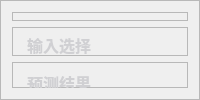
           <widget class="QFrame" name="frame_left">
            <property name="sizePolicy">
             <sizepolicy hsizetype="Expanding" vsizetype="Preferred">
              <horstretch>4</horstretch>
              <verstretch>0</verstretch>
             </sizepolicy>
            </property>
            <property name="maximumSize">
             <size>
              <width>350</width>
              <height>16777215</height>
             </size>
            </property>
            <property name="styleSheet">
             <string notr="true">#frame_left{
	background-image: url(:/images/icons/black.png);
}</string>
            </property>
            <property name="frameShape">
             <enum>QFrame::StyledPanel</enum>
            </property>
            <property name="frameShadow">
             <enum>QFrame::Raised</enum>
            </property>
            <layout class="QVBoxLayout" name="verticalLayout_6">
             <item>
              <widget class="QFrame" name="fra_lup">
               <property name="sizePolicy">
                <sizepolicy hsizetype="Preferred" vsizetype="Expanding">
                 <horstretch>0</horstretch>
                 <verstretch>2</verstretch>
                </sizepolicy>
               </property>
               <property name="frameShape">
                <enum>QFrame::StyledPanel</enum>
               </property>
               <property name="frameShadow">
                <enum>QFrame::Raised</enum>
               </property>
               <widget class="QLabel" name="choose">
                <property name="geometry">
                 <rect>
                  <x>15</x>
                  <y>55</y>
                  <width>101</width>
                  <height>41</height>
                 </rect>
                </property>
                <property name="font">
                 <font>
                  <pointsize>12</pointsize>
                  <weight>75</weight>
                  <bold>true</bold>
                 </font>
                </property>
                <property name="styleSheet">
                 <string notr="true">QLabel{
	background: rgb(0, 0, 0, 0);
	color: rgb(208, 208, 211);
}</string>
                </property>
                <property name="text">
                 <string>模型选择</string>
                </property>
               </widget>
               <widget class="QComboBox" name="comboBox">
                <property name="geometry">
                 <rect>
                  <x>130</x>
                  <y>60</y>
                  <width>151</width>
                  <height>31</height>
                 </rect>
                </property>
                <property name="font">
                 <font>
                  <family>Tahoma</family>
                  <pointsize>10</pointsize>
                  <weight>75</weight>
                  <italic>false</italic>
                  <bold>true</bold>
                 </font>
                </property>
                <property name="styleSheet">
                 <string notr="true">QComboBox{
	border-radius:8px;
	background:rgba(239, 239, 239, 175);
	padding-left:15px;
	color: rgb(129, 86, 120);
}</string>
                </property>
                <item>
                 <property name="text">
                  <string>best.pt</string>
                 </property>
                </item>
                <item>
                 <property name="text">
                  <string>model.pt</string>
                 </property>
                </item>
               </widget>
               <widget class="QLabel" name="setting">
                <property name="geometry">
                 <rect>
                  <x>50</x>
                  <y>10</y>
                  <width>101</width>
                  <height>31</height>
                 </rect>
                </property>
                <property name="font">
                 <font>
                  <pointsize>13</pointsize>
                  <weight>75</weight>
                  <bold>true</bold>
                 </font>
                </property>
                <property name="styleSheet">
                 <string notr="true">QLabel{
	background: rgb(0, 0, 0, 0);
	color: rgb(208, 208, 211);
}</string>
                </property>
                <property name="text">
                 <string> Setting</string>
                </property>
               </widget>
               <widget class="QPushButton" name="shezhi">
                <property name="geometry">
                 <rect>
                  <x>18</x>
                  <y>10</y>
                  <width>31</width>
                  <height>31</height>
                 </rect>
                </property>
                <property name="styleSheet">
                 <string notr="true">QPushButton{
	
	border-image: url(:/images/icons/setting.png);
}</string>
                </property>
                <property name="text">
                 <string/>
                </property>
               </widget>
              </widget>
             </item>
             <item>
              <widget class="QFrame" name="fra_lmiddle">
               <property name="sizePolicy">
                <sizepolicy hsizetype="Preferred" vsizetype="Expanding">
                 <horstretch>0</horstretch>
                 <verstretch>7</verstretch>
                </sizepolicy>
               </property>
               <property name="frameShape">
                <enum>QFrame::StyledPanel</enum>
               </property>
               <property name="frameShadow">
                <enum>QFrame::Raised</enum>
               </property>
               <widget class="QLabel" name="input">
                <property name="geometry">
                 <rect>
                  <x>15</x>
                  <y>-3</y>
                  <width>101</width>
                  <height>41</height>
                 </rect>
                </property>
                <property name="font">
                 <font>
                  <pointsize>12</pointsize>
                  <weight>75</weight>
                  <bold>true</bold>
                 </font>
                </property>
                <property name="styleSheet">
                 <string notr="true">QLabel{
	background: rgb(0, 0, 0, 0);
	color: rgb(208, 208, 211);
}</string>
                </property>
                <property name="text">
                 <string>输入选择</string>
                </property>
               </widget>
               <widget class="QPushButton" name="pic">
                <property name="geometry">
                 <rect>
                  <x>25</x>
                  <y>40</y>
                  <width>40</width>
                  <height>40</height>
                 </rect>
                </property>
                <property name="styleSheet">
                 <string notr="true">QPushButton{
	border-image: url(:/images/icons/picture.png);
}</string>
                </property>
                <property name="text">
                 <string/>
                </property>
               </widget>
               <widget class="QPushButton" name="video">
                <property name="geometry">
                 <rect>
                  <x>25</x>
                  <y>95</y>
                  <width>40</width>
                  <height>40</height>
                 </rect>
                </property>
                <property name="styleSheet">
                 <string notr="true">QPushButton{
	border-image: url(:/images/icons/video.png);
}
</string>
                </property>
                <property name="text">
                 <string/>
                </property>
               </widget>
               <widget class="QPushButton" name="camera">
                <property name="geometry">
                 <rect>
                  <x>25</x>
                  <y>150</y>
                  <width>40</width>
                  <height>40</height>
                 </rect>
                </property>
                <property name="styleSheet">
                 <string notr="true">QPushButton{
	
	border-image: url(:/images/icons/camera.png);
}</string>
                </property>
                <property name="text">
                 <string/>
                </property>
               </widget>
               <widget class="QPushButton" name="Button_pic">
                <property name="geometry">
                 <rect>
                  <x>90</x>
                  <y>40</y>
                  <width>171</width>
                  <height>41</height>
                 </rect>
                </property>
                <property name="font">
                 <font>
                  <family>Adobe 宋体 Std L</family>
                  <pointsize>11</pointsize>
                  <weight>75</weight>
                  <bold>true</bold>
                 </font>
                </property>
                <property name="styleSheet">
                 <string notr="true">QPushButton{
	background:qlineargradient(spread:pad, x1:0, y1:0, x2:1, y2:0, stop:0 rgba(55, 90, 164, 165), stop:1 rgba(221, 117, 161, 165));
	border-radius:7px;
	color: rgb(208, 208, 211);
}
QPushButton:pressed{
	padding-left:5px;
	padding-top:5px;
}</string>
                </property>
                <property name="text">
                 <string>图 像 检 测</string>
                </property>
                <property name="iconSize">
                 <size>
                  <width>22</width>
                  <height>22</height>
                 </size>
                </property>
               </widget>
               <widget class="QPushButton" name="Button_camera">
                <property name="geometry">
                 <rect>
                  <x>90</x>
                  <y>150</y>
                  <width>171</width>
                  <height>41</height>
                 </rect>
                </property>
                <property name="font">
                 <font>
                  <family>Adobe 宋体 Std L</family>
                  <pointsize>11</pointsize>
                  <weight>75</weight>
                  <bold>true</bold>
                 </font>
                </property>
                <property name="styleSheet">
                 <string notr="true">QPushButton{
	background:qlineargradient(spread:pad, x1:0, y1:0, x2:1, y2:0, stop:0 rgba(55, 90, 164, 165), stop:1 rgba(221, 117, 161, 165));
	border-radius:7px;
	color: rgb(208, 208, 211);
}
QPushButton:pressed{
	padding-left:5px;
	padding-top:5px;
}</string>
                </property>
                <property name="text">
                 <string>摄 像 头 检 测</string>
                </property>
                <property name="iconSize">
                 <size>
                  <width>22</width>
                  <height>22</height>
                 </size>
                </property>
                <property name="autoRepeatInterval">
                 <number>100</number>
                </property>
               </widget>
               <widget class="QPushButton" name="Button_video">
                <property name="geometry">
                 <rect>
                  <x>90</x>
                  <y>95</y>
                  <width>171</width>
                  <height>41</height>
                 </rect>
                </property>
                <property name="font">
                 <font>
                  <family>Adobe 宋体 Std L</family>
                  <pointsize>11</pointsize>
                  <weight>75</weight>
                  <bold>true</bold>
                 </font>
                </property>
                <property name="styleSheet">
                 <string notr="true">QPushButton{
	background:qlineargradient(spread:pad, x1:0, y1:0, x2:1, y2:0, stop:0 rgba(55, 90, 164, 165), stop:1 rgba(221, 117, 161, 165));
	border-radius:7px;
	color: rgb(208, 208, 211);
}
QPushButton:pressed{
	padding-left:5px;
	padding-top:5px;
}</string>
                </property>
                <property name="text">
                 <string>视 频 检测</string>
                </property>
                <property name="iconSize">
                 <size>
                  <width>22</width>
                  <height>22</height>
                 </size>
                </property>
               </widget>
               <widget class="QLabel" name="input_2">
                <property name="geometry">
                 <rect>
                  <x>15</x>
                  <y>195</y>
                  <width>51</width>
                  <height>41</height>
                 </rect>
                </property>
                <property name="font">
                 <font>
                  <pointsize>12</pointsize>
                  <weight>75</weight>
                  <bold>true</bold>
                 </font>
                </property>
                <property name="styleSheet">
                 <string notr="true">QLabel{
	background: rgb(0, 0, 0, 0);
	color: rgb(208, 208, 211);
}</string>
                </property>
                <property name="text">
                 <string>Conf</string>
                </property>
               </widget>
               <widget class="QDoubleSpinBox" name="ConfSpinBox">
                <property name="geometry">
                 <rect>
                  <x>15</x>
                  <y>235</y>
                  <width>51</width>
                  <height>31</height>
                 </rect>
                </property>
                <property name="styleSheet">
                 <string notr="true">QDoubleSpinBox{
	border-radius: 5px;
}
QDoubleSpinBox::up-button {
	image: url(:/images/icons/arrow-up.png);
    border-radius: 50px;
}
QDoubleSpinBox::down-button {
	image: url(:/images/icons/arrow-down.png);
    border-radius: 50px;
}</string>
                </property>
               </widget>
               <widget class="QSlider" name="ConfSlider">
                <property name="geometry">
                 <rect>
                  <x>100</x>
                  <y>240</y>
                  <width>181</width>
                  <height>22</height>
                 </rect>
                </property>
                <property name="styleSheet">
                 <string notr="true">/*horizontal ：水平QSlider*/
QSlider::groove:horizontal {
    border: 0px solid #bbb;
}

/*1.滑动过的槽设计参数*/
QSlider::sub-page:horizontal {
     /*槽颜色*/
    background: #f0a732;
     /*外环区域倒圆角度*/
    border-radius: 2px;
     /*上遮住区域高度*/
    margin-top:8px;
     /*下遮住区域高度*/
    margin-bottom:8px;
}

/*2.未滑动过的槽设计参数*/
QSlider::add-page:horizontal {
    /*槽颜色*/
    background: rgb(105,105, 105);
   
    border: 1px solid #777;
    /*外环区域倒圆角度*/
    border-radius: 2px;
     /*上遮住区域高度*/
    margin-top:8px;
     /*下遮住区域高度*/
    margin-bottom:8px;
}

/*3.平时滑动的滑块设计参数*/
QSlider::handle:horizontal {
    /*滑块颜色*/
    background:qlineargradient(spread:pad, x1:0, y1:0, x2:1, y2:0, stop:0 rgba(55, 90, 164, 225), stop:1 rgba(221, 117, 161, 225));
    /*滑块的宽度*/
    width:12px;

    /*滑块外环为1px，再加颜色*/
    border: 1px solid rgb(193,204,208);

     /*滑块外环倒圆角度*/
    border-radius: 15px;
     /*上遮住区域高度*/
    margin-top:2px;
     /*下遮住区域高度*/
    margin-bottom:2px;
}

/*4.手动拉动时显示的滑块设计参数*/
QSlider::handle:horizontal:hover {
    /*滑块颜色*/
    background: #484848;
    /*滑块的宽度*/
    width: 12px;
    
    border: 1px solid #484848;
     /*滑块外环倒圆角度*/
    border-radius: 15px;
     /*上遮住区域高度*/
    margin-top:2px;
     /*下遮住区域高度*/
    margin-bottom:2px;
}

</string>
                </property>
                <property name="orientation">
                 <enum>Qt::Horizontal</enum>
                </property>
               </widget>
               <widget class="QLabel" name="input_3">
                <property name="geometry">
                 <rect>
                  <x>15</x>
                  <y>270</y>
                  <width>51</width>
                  <height>41</height>
                 </rect>
                </property>
                <property name="font">
                 <font>
                  <pointsize>12</pointsize>
                  <weight>75</weight>
                  <bold>true</bold>
                 </font>
                </property>
                <property name="styleSheet">
                 <string notr="true">QLabel{
	background: rgb(0, 0, 0, 0);
	color: rgb(208, 208, 211);
}</string>
                </property>
                <property name="text">
                 <string>Iou</string>
                </property>
               </widget>
               <widget class="QDoubleSpinBox" name="IouSpinBox">
                <property name="geometry">
                 <rect>
                  <x>15</x>
                  <y>310</y>
                  <width>51</width>
                  <height>31</height>
                 </rect>
                </property>
                <property name="styleSheet">
                 <string notr="true">QDoubleSpinBox{
	border-radius: 5px;
}
QDoubleSpinBox::up-button {
	image: url(:/images/icons/arrow-up.png);
    border-radius: 50px;
}
QDoubleSpinBox::down-button {
	image: url(:/images/icons/arrow-down.png);
    border-radius: 50px;
}</string>
                </property>
               </widget>
               <widget class="QSlider" name="IouSlider">
                <property name="geometry">
                 <rect>
                  <x>100</x>
                  <y>315</y>
                  <width>181</width>
                  <height>22</height>
                 </rect>
                </property>
                <property name="styleSheet">
                 <string notr="true">/*horizontal ：水平QSlider*/
QSlider::groove:horizontal {
    border: 0px solid #bbb;
}

/*1.滑动过的槽设计参数*/
QSlider::sub-page:horizontal {
     /*槽颜色*/
    background: #f0a732;
     /*外环区域倒圆角度*/
    border-radius: 2px;
     /*上遮住区域高度*/
    margin-top:8px;
     /*下遮住区域高度*/
    margin-bottom:8px;
}

/*2.未滑动过的槽设计参数*/
QSlider::add-page:horizontal {
    /*槽颜色*/
    background: rgb(105,105, 105);
   
    border: 1px solid #777;
    /*外环区域倒圆角度*/
    border-radius: 2px;
     /*上遮住区域高度*/
    margin-top:8px;
     /*下遮住区域高度*/
    margin-bottom:8px;
}

/*3.平时滑动的滑块设计参数*/
QSlider::handle:horizontal {
    /*滑块颜色*/
    background:qlineargradient(spread:pad, x1:0, y1:0, x2:1, y2:0, stop:0 rgba(55, 90, 164, 225), stop:1 rgba(221, 117, 161, 225));
    /*滑块的宽度*/
    width:12px;

    /*滑块外环为1px，再加颜色*/
    border: 1px solid rgb(193,204,208);

     /*滑块外环倒圆角度*/
    border-radius: 15px;
     /*上遮住区域高度*/
    margin-top:2px;
     /*下遮住区域高度*/
    margin-bottom:2px;
}

/*4.手动拉动时显示的滑块设计参数*/
QSlider::handle:horizontal:hover {
    /*滑块颜色*/
    background: #484848;
    /*滑块的宽度*/
    width: 12px;
    
    border: 1px solid #484848;
     /*滑块外环倒圆角度*/
    border-radius: 15px;
     /*上遮住区域高度*/
    margin-top:2px;
     /*下遮住区域高度*/
    margin-bottom:2px;
}

</string>
                </property>
                <property name="orientation">
                 <enum>Qt::Horizontal</enum>
                </property>
               </widget>
              </widget>
             </item>
             <item>
              <widget class="QFrame" name="fra_ldown">
               <property name="sizePolicy">
                <sizepolicy hsizetype="Preferred" vsizetype="Expanding">
                 <horstretch>0</horstretch>
                 <verstretch>6</verstretch>
                </sizepolicy>
               </property>
               <property name="frameShape">
                <enum>QFrame::StyledPanel</enum>
               </property>
               <property name="frameShadow">
                <enum>QFrame::Raised</enum>
               </property>
               <widget class="QLabel" name="result">
                <property name="geometry">
                 <rect>
                  <x>15</x>
                  <y>0</y>
                  <width>101</width>
                  <height>41</height>
                 </rect>
                </property>
                <property name="font">
                 <font>
                  <pointsize>12</pointsize>
                  <weight>75</weight>
                  <bold>true</bold>
                 </font>
                </property>
                <property name="styleSheet">
                 <string notr="true">QLabel{	
	color: rgb(208, 208, 211);
	background: rgb(0, 0, 0, 0);
}</string>
                </property>
                <property name="text">
                 <string>预测结果</string>
                </property>
               </widget>
               <widget class="QTextBrowser" name="show_result">
                <property name="geometry">
                 <rect>
                  <x>30</x>
                  <y>50</y>
                  <width>251</width>
                  <height>231</height>
                 </rect>
                </property>
                <property name="styleSheet">
                 <string notr="true">QTextBrowser{
	background:qlineargradient(spread:pad, x1:0, y1:0, x2:1, y2:0, stop:0 rgba(55, 90, 164, 165), stop:1 rgba(221, 117, 161, 165));
	border-radius:15px;
	color: rgb(208, 208, 211);
	padding: 10px;
	
}</string>
                </property>
                <property name="html">
                 <string>&lt;!DOCTYPE HTML PUBLIC &quot;-//W3C//DTD HTML 4.0//EN&quot; &quot;http://www.w3.org/TR/REC-html40/strict.dtd&quot;&gt;
&lt;html&gt;&lt;head&gt;&lt;meta name=&quot;qrichtext&quot; content=&quot;1&quot; /&gt;&lt;style type=&quot;text/css&quot;&gt;
p, li { white-space: pre-wrap; }
&lt;/style&gt;&lt;/head&gt;&lt;body style=&quot; font-family:'SimSun'; font-size:9pt; font-weight:400; font-style:normal;&quot;&gt;
&lt;p style=&quot;-qt-paragraph-type:empty; margin-top:0px; margin-bottom:0px; margin-left:0px; margin-right:0px; -qt-block-indent:0; text-indent:0px;&quot;&gt;&lt;br /&gt;&lt;/p&gt;&lt;/body&gt;&lt;/html&gt;</string>
                </property>
               </widget>
              </widget>
             </item>
            </layout>
           </widget>
